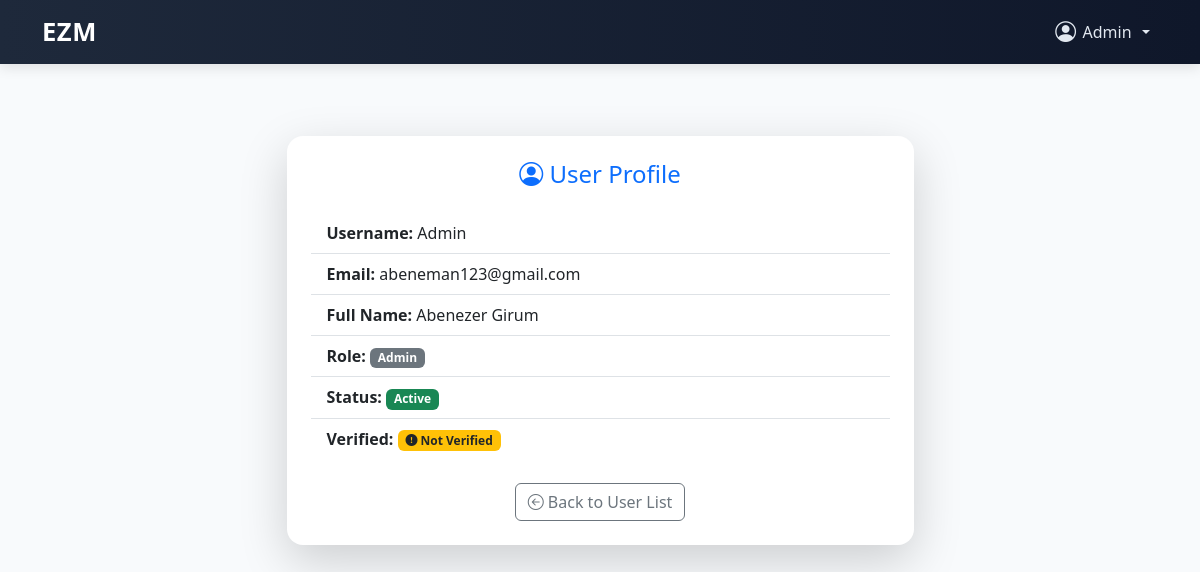
/users/admin/user/26/ (signed in), run on the app's committed database.
### users/models.py (models this page shows)
class CustomUser(AbstractUser):
    ROLE_CHOICES = [
        ('admin', 'Admin'),
        ('head_manager', 'Head Manager'),
        ('store_manager', 'Store Manager'),
        ('cashier', 'Cashier'),
    ]
    role = models.CharField(max_length=20, choices=ROLE_CHOICES)
    store = models.ForeignKey('store.Store', on_delete=models.SET_NULL, null=True, blank=True) # Add this line
    is_first_login = models.BooleanField(default=True)
    phone_number = models.CharField(max_length=20, blank=True)

### users/views.py (the view)
# urls.py: path('admin/user/<int:user_id>/', view_user_detail, name='view_user_detail'),
@user_passes_test(is_admin)
def view_user_detail(request, user_id):
    user = get_object_or_404(User, id=user_id)
    return render(request, 'admin/user_detail.html', {'user': user})

### users/views.py (called while the page is built)
def is_admin(user):
    return user.is_authenticated and user.role == 'admin'

### templates/admin/user_detail.html (shortened to what this page needs)
{% extends 'base.html' %}
{% block content %}
<div class="container py-5">
  <div class="row justify-content-center">
    <div class="col-md-7">
      <div class="card shadow-lg border-0 rounded-4">
        <div class="card-body p-4">
          <h4 class="text-center text-primary mb-4"><i class="bi bi-person-circle"></i> User Profile</h4>
          <ul class="list-group list-group-flush fs-6">
            <li class="list-group-item"><strong>Username:</strong> {{ user.username }}</li>
            <li class="list-group-item"><strong>Email:</strong> {{ user.email }}</li>
            <li class="list-group-item"><strong>Full Name:</strong> {{ user.first_name }} {{ user.last_name }}</li>
            <li class="list-group-item"><strong>Role:</strong> <span class="badge bg-secondary">{{ user.get_role_display }}</span></li>
            <li class="list-group-item"><strong>Status:</strong>
              {% if user.is_active %}
                <span class="badge bg-success">Active</span>
              {% else %}
                <span class="badge bg-danger">Inactive</span>
              {% endif %}
            </li>
            <li class="list-group-item"><strong>Verified:</strong>
              {% if user.is_verified %}
                <span class="badge bg-success"><i class="bi bi-check-circle-fill"></i> Verified</span>
              {% else %}
                <span class="badge bg-warning text-dark"><i class="bi bi-exclamation-circle-fill"></i> Not Verified</span>
              {% endif %}
            </li>
          </ul>
          <div class="text-center mt-4">
            <a href="{% url 'manage_users' %}" class="btn btn-outline-secondary"><i class="bi bi-arrow-left-circle"></i> Back to User List</a>
          </div>
        </div>
      </div>
    </div>
  </div>
</div>
{% endblock %}

### templates/base.html (shortened to what this page needs)
<!DOCTYPE html>
<html lang="en">
<head>
  <link href="https://cdn.jsdelivr.net/npm/bootstrap@5.3.0/dist/css/bootstrap.min.css" rel="stylesheet" />
  <link href="https://cdn.jsdelivr.net/npm/bootstrap-icons@1.10.5/font/bootstrap-icons.css" rel="stylesheet" />
</head>
<body>
  <nav class="navbar navbar-expand-lg navbar-custom">
    <div class="container">
      <a class="navbar-brand" href="{% url 'login' %}">EZM</a>
      <div class="collapse navbar-collapse justify-content-end" id="navbarContent">
        <ul class="navbar-nav align-items-center">
          {% if user.is_authenticated %}
          <li class="nav-item dropdown">
            <a class="nav-user-dropdown nav-link dropdown-toggle" href="#" id="userDropdown" role="button"
              data-bs-toggle="dropdown" aria-expanded="false">
              <i class="bi bi-person-circle nav-user-icon"></i> {{ user.username }}
            </a>
          </li>
          {% else %}
          <li class="nav-item me-2">
            <a class="nav-link btn btn-light text-dark px-3" href="{% url 'login' %}">Login</a>
          </li>
          {% endif %}
        </ul>
      </div>
    </div>
  </nav>
  <div class="container py-4">
    {% block content %}{% endblock %}
  </div>
</body>
</html>

### templates/base.html (style rules this page uses)
body { background-color: #f8fafc; font-family: 'Segoe UI', sans-serif; }
.navbar-custom { background: linear-gradient(to right, #1e293b, #0f172a); box-shadow: 0 4px 12px rgba(0, 0, 0, 0.1); }
.navbar-brand { font-weight: 700; font-size: 1.6rem; letter-spacing: 0.5px; color: #ffffff !important; transition: color 0.3s ease; }
.nav-link { color: #e2e8f0 !important; }
.nav-user-dropdown { color: #fff; cursor: pointer; display: flex; align-items: center; gap: 0.4rem; font-weight: 500; user-select: none; }
.nav-user-icon { font-size: 1.3rem; }

### data on the page
CustomUser: username "Admin", email "abeneman123@gmail.com", first_name "Abenezer", last_name "Girum", role "Admin"
